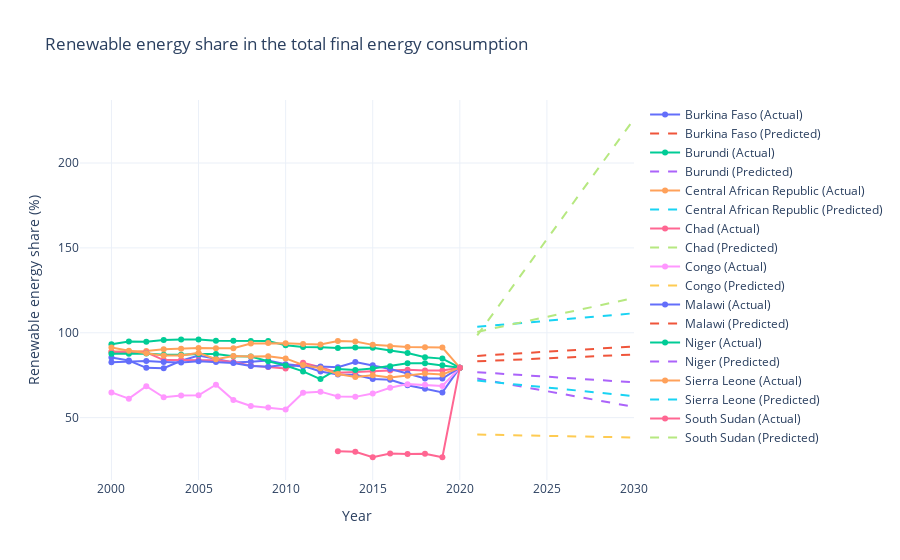

Notebook cell for this chart:
### Code cell
import numpy as np
import pandas as pd
import plotly.graph_objects as go
from sklearn.pipeline import make_pipeline
from sklearn.preprocessing import PolynomialFeatures, StandardScaler
from sklearn.linear_model import LinearRegression
from sklearn.compose import ColumnTransformer
from sklearn.impute import SimpleImputer

# Load dataset
subsaharan_df = pd.read_csv('data/subsaharan-africa.csv')

# List of countries with lowest access to clean fuels
lowest_countries = ['Chad', 'Niger', 'Burkina Faso', 'South Sudan', 'Central African Republic', 'Congo', 'Burundi', 'Malawi', 'Sierra Leone']

# Filter dataset for these countries
subsaharan_df = subsaharan_df[subsaharan_df['Entity'].isin(lowest_countries)]

# Features to include in the prediction model
features = [
    'Year',
    'Access to clean fuels for cooking',
    'Renewable-electricity-generating-capacity-per-capita',
    'Electricity from fossil fuels (TWh)',
    'Electricity from nuclear (TWh)',
    'Electricity from renewables (TWh)',
    'Primary energy consumption per capita (kWh/person)',
    'Energy intensity level of primary energy (MJ/$2017 PPP GDP)',
    'gdp_growth',
    'gdp_per_capita'
]

# Select relevant columns
subsaharan_df = subsaharan_df[['Entity'] + ['Renewable energy share in the total final energy consumption (%)'] + features]

# Degree for polynomial features
degree = 2

# Columns to scale (all except 'Year')
columns_to_scale = [col for col in features if col != 'Year']

# Preprocessing pipeline
preprocessor = ColumnTransformer(
    transformers=[
        ('num', make_pipeline(SimpleImputer(strategy='mean'), StandardScaler()), columns_to_scale),
        ('passthrough', 'passthrough', ['Year'])  # 'Year' is passed through unchanged
    ]
)

# Initialize plot
fig = go.Figure()

# Fill missing target values
subsaharan_df['Renewable energy share in the total final energy consumption (%)'].fillna(subsaharan_df['Renewable energy share in the total final energy consumption (%)'].mean(), inplace=True)

# Define a function to predict future renewable energy share
def predict_future(entity_data, entity, degree, future_years_range):
    # Prepare X and y
    X = entity_data[features]
    y = entity_data['Renewable energy share in the total final energy consumption (%)'].values

    # Create a polynomial regression pipeline
    polynomial_model = make_pipeline(preprocessor, PolynomialFeatures(degree), LinearRegression())
    polynomial_model.fit(X, y)

    # Prepare future data
    future_years = np.arange(future_years_range[0], future_years_range[1] + 1).reshape(-1, 1)
    future_data = pd.DataFrame(future_years, columns=['Year'])

    # Fill future data with mean values for the other features
    for col in columns_to_scale:
        future_data[col] = entity_data[col].mean()

    # Predict future values
    y_pred = polynomial_model.predict(future_data)

    # Return predicted values and future years
    return future_years.flatten(), y_pred

# Loop over each country to plot actual and predicted values
for entity in subsaharan_df['Entity'].unique():
    entity_data = subsaharan_df[subsaharan_df['Entity'] == entity]
    
    # Predict future values from 2021 to 2030
    future_years, y_pred = predict_future(entity_data, entity, degree, (2021, 2030))

    # Combine actual and predicted data
    fig.add_trace(go.Scatter(x=entity_data['Year'], y=entity_data['Renewable energy share in the total final energy consumption (%)'], mode='lines+markers', name=f'{entity} (Actual)'))

    fig.add_trace(go.Scatter(x=future_years, y=y_pred, mode='lines', name=f'{entity} (Predicted)', line=dict(dash='dash')))

# Update layout of the figure
fig.update_layout(
    title='Renewable energy share in the total final energy consumption',
    xaxis_title='Year',
    yaxis_title='Renewable energy share (%)',
    showlegend=True,
    template='plotly_white'
)

# Show the plot
fig.show()

### Figure 1 — Plotly figure (JSON) as saved in the notebook; plotly's stock layout.template omitted (floating-point values rounded to 4 significant figures)
{"data": [{"mode": "lines+markers", "name": "Burkina Faso (Actual)", "type": "scatter", "x": [2000, 2001, 2002, 2003, 2004, 2005, 2006, 2007, 2008, 2009, 2010, 2011, 2012, 2013, 2014, 2015, 2016, 2017, 2018, 2019, 2020], "y": [85.41, 83.68, 79.34, 79.08, 83.53, 86.54, 84.62, 82.43, 82.94, 83.6, 81.45, 80.57, 77.18, 75.43, 75.24, 72.71, 72.27, 69.08, 66.97, 64.85, 79.42]}, {"line": {"dash": "dash"}, "mode": "lines", "name": "Burkina Faso (Predicted)", "type": "scatter", "x": [2021, 2022, 2023, 2024, 2025, 2026, 2027, 2028, 2029, 2030], "y": [83.17, 83.61, 84.06, 84.5, 84.95, 85.39, 85.84, 86.28, 86.73, 87.18]}, {"mode": "lines+markers", "name": "Burundi (Actual)", "type": "scatter", "x": [2000, 2001, 2002, 2003, 2004, 2005, 2006, 2007, 2008, 2009, 2010, 2011, 2012, 2013, 2014, 2015, 2016, 2017, 2018, 2019, 2020], "y": [93.23, 94.84, 94.65, 95.76, 96.04, 96.01, 95.31, 95.29, 95.15, 95.18, 92.57, 91.65, 91.45, 91.08, 91.28, 91.15, 89.52, 88.12, 85.58, 84.77, 79.42]}, {"line": {"dash": "dash"}, "mode": "lines", "name": "Burundi (Predicted)", "type": "scatter", "x": [2021, 2022, 2023, 2024, 2025, 2026, 2027, 2028, 2029, 2030], "y": [73.0, 71.15, 69.3, 67.45, 65.6, 63.75, 61.89, 60.04, 58.18, 56.32]}, {"mode": "lines+markers", "name": "Central African Republic (Actual)", "type": "scatter", "x": [2000, 2001, 2002, 2003, 2004, 2005, 2006, 2007, 2008, 2009, 2010, 2011, 2012, 2013, 2014, 2015, 2016, 2017, 2018, 2019, 2020], "y": [88.9, 88.92, 89.22, 90.25, 90.64, 90.96, 90.8, 90.88, 93.64, 93.91, 93.84, 93.33, 93.07, 95.08, 94.82, 92.86, 92.11, 91.58, 91.42, 91.26, 79.42]}, {"line": {"dash": "dash"}, "mode": "lines", "name": "Central African Republic (Predicted)", "type": "scatter", "x": [2021, 2022, 2023, 2024, 2025, 2026, 2027, 2028, 2029, 2030], "y": [103.5, 104.4, 105.3, 106.2, 107.1, 107.9, 108.8, 109.7, 110.6, 111.5]}, {"mode": "lines+markers", "name": "Chad (Actual)", "type": "scatter", "x": [2000, 2001, 2002, 2003, 2004, 2005, 2006, 2007, 2008, 2009, 2010, 2011, 2012, 2013, 2014, 2015, 2016, 2017, 2018, 2019, 2020], "y": [88.7, 88.6, 88.53, 83.91, 84, 83.82, 83.74, 82.8, 80.63, 79.78, 79.01, 82.37, 79.73, 76.45, 76.86, 77.35, 77.77, 78.27, 77.7, 77.79, 79.42]}, {"line": {"dash": "dash"}, "mode": "lines", "name": "Chad (Predicted)", "type": "scatter", "x": [2021, 2022, 2023, 2024, 2025, 2026, 2027, 2028, 2029, 2030], "y": [100.5, 102.7, 104.9, 107.2, 109.4, 111.6, 113.8, 116.1, 118.3, 120.5]}, {"mode": "lines+markers", "name": "Congo (Actual)", "type": "scatter", "x": [2000, 2001, 2002, 2003, 2004, 2005, 2006, 2007, 2008, 2009, 2010, 2011, 2012, 2013, 2014, 2015, 2016, 2017, 2018, 2019, 2020], "y": [64.86, 61.18, 68.53, 61.99, 63.03, 63.11, 69.42, 60.34, 56.86, 56.03, 54.8, 64.62, 65.3, 62.47, 62.23, 64.15, 67.61, 69.73, 69.34, 68.67, 79.42]}, {"line": {"dash": "dash"}, "mode": "lines", "name": "Congo (Predicted)", "type": "scatter", "x": [2021, 2022, 2023, 2024, 2025, 2026, 2027, 2028, 2029, 2030], "y": [40.04, 39.84, 39.65, 39.45, 39.25, 39.06, 38.86, 38.66, 38.47, 38.27]}, {"mode": "lines+markers", "name": "Malawi (Actual)", "type": "scatter", "x": [2000, 2001, 2002, 2003, 2004, 2005, 2006, 2007, 2008, 2009, 2010, 2011, 2012, 2013, 2014, 2015, 2016, 2017, 2018, 2019, 2020], "y": [82.62, 83.13, 83.3, 82.83, 82.45, 83.17, 82.8, 82.21, 80.39, 80.01, 81.21, 80.17, 80.11, 79.68, 82.7, 80.87, 78.69, 75.94, 73.03, 73.02, 79.42]}, {"line": {"dash": "dash"}, "mode": "lines", "name": "Malawi (Predicted)", "type": "scatter", "x": [2021, 2022, 2023, 2024, 2025, 2026, 2027, 2028, 2029, 2030], "y": [86.37, 86.98, 87.6, 88.21, 88.83, 89.45, 90.06, 90.68, 91.3, 91.91]}, {"mode": "lines+markers", "name": "Niger (Actual)", "type": "scatter", "x": [2000, 2001, 2002, 2003, 2004, 2005, 2006, 2007, 2008, 2009, 2010, 2011, 2012, 2013, 2014, 2015, 2016, 2017, 2018, 2019, 2020], "y": [87.62, 87.7, 87.74, 86.97, 86.99, 87.54, 87.43, 86.17, 86.06, 83.25, 80.67, 77.23, 72.71, 78.7, 78.08, 78.88, 80.25, 82.01, 82, 80.83, 79.42]}, {"line": {"dash": "dash"}, "mode": "lines", "name": "Niger (Predicted)", "type": "scatter", "x": [2021, 2022, 2023, 2024, 2025, 2026, 2027, 2028, 2029, 2030], "y": [76.8, 76.13, 75.47, 74.8, 74.13, 73.46, 72.8, 72.13, 71.46, 70.79]}, {"mode": "lines+markers", "name": "Sierra Leone (Actual)", "type": "scatter", "x": [2000, 2001, 2002, 2003, 2004, 2005, 2006, 2007, 2008, 2009, 2010, 2011, 2012, 2013, 2014, 2015, 2016, 2017, 2018, 2019, 2020], "y": [91.31, 89.38, 87.99, 86.53, 86.58, 88.13, 84.37, 86.35, 86.03, 86.14, 84.89, 81, 79.06, 75.67, 73.88, 75, 73.6, 74.61, 75.95, 75.44, 79.42]}, {"line": {"dash": "dash"}, "mode": "lines", "name": "Sierra Leone (Predicted)", "type": "scatter", "x": [2021, 2022, 2023, 2024, 2025, 2026, 2027, 2028, 2029, 2030], "y": [71.83, 70.81, 69.79, 68.77, 67.75, 66.72, 65.7, 64.68, 63.66, 62.63]}, {"mode": "lines+markers", "name": "South Sudan (Actual)", "type": "scatter", "x": [2013, 2014, 2015, 2016, 2017, 2018, 2019, 2020], "y": [30.13, 29.85, 26.7, 28.79, 28.63, 28.65, 26.65, 79.42]}, {"line": {"dash": "dash"}, "mode": "lines", "name": "South Sudan (Predicted)", "type": "scatter", "x": [2021, 2022, 2023, 2024, 2025, 2026, 2027, 2028, 2029, 2030], "y": [98.41, 112.6, 126.7, 140.9, 155.0, 169.2, 183.4, 197.6, 211.7, 225.9]}], "layout": {"showlegend": true, "title": {"text": "Renewable energy share in the total final energy consumption"}, "xaxis": {"title": {"text": "Year"}}, "yaxis": {"title": {"text": "Renewable energy share (%)"}}}}
